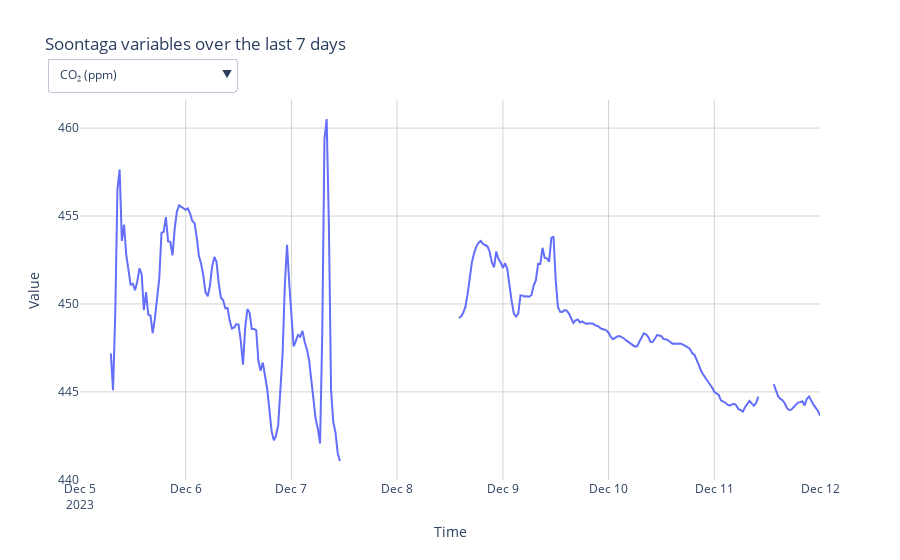

The notebook cell saved with this chart:
### Code cell
import pandas as pd
import plotly.graph_objects as go

df['date'] = df['date'].str.replace('-', ':')
df['date_time'] = df['date'] + ':' + df['time']
df['date_time'] = pd.to_datetime(df['date_time'], format='%Y:%m:%d:%H:%M:%S')
df = df.rename(columns={'date_time': 'TIMESTAMP'})

df['TIMESTAMP'] = pd.to_datetime(df['TIMESTAMP'])  # Ensure TIMESTAMP column is in datetime format

# Convert columns to numeric
df['co2_mixing_ratio'] = pd.to_numeric(df['co2_mixing_ratio'], errors='coerce')
df['h2o_mixing_ratio'] = pd.to_numeric(df['h2o_mixing_ratio'], errors='coerce')
df['H'] = pd.to_numeric(df['H'], errors='coerce')
df['LE'] = pd.to_numeric(df['LE'], errors='coerce')
df['ET'] = pd.to_numeric(df['ET'], errors='coerce')
df['wind_speed'] = pd.to_numeric(df['wind_speed'], errors='coerce')
df['u*'] = pd.to_numeric(df['u*'], errors='coerce')
df['co2_flux'] = pd.to_numeric(df['co2_flux'], errors='coerce')
df['co2_strg'] = pd.to_numeric(df['co2_strg'], errors='coerce')

# Create a list of variable names with custom labels
variable_names = {
    'co2_mixing_ratio': 'CO₂ (ppm)',
    'h2o_mixing_ratio': 'H₂O (mmol/mol)',
    'H': 'Sensible heat flux',
    'LE': 'Latent heat flux',
    'ET': 'Evapotranspiration',
    'wind_speed': 'Wind speed',
    'u*': 'Friction velocity',
    'co2_flux': 'Unfiltered CO₂ flux',
    'co2_strg': 'Tower-top CO₂ flux storage'
}


# Filter the dataframe to include only the last 7 days of measurements
last_date = df['TIMESTAMP'].max()
start_date = last_date - pd.DateOffset(days=7)
filtered_df = df[df['TIMESTAMP'] >= start_date]

# Create an initial figure with only CO2 Mixing Ratio
initial_variable = 'co2_mixing_ratio'
fig = go.Figure(go.Scatter(x=filtered_df['TIMESTAMP'], y=filtered_df[initial_variable], mode='lines', name=variable_names[initial_variable]))

# Add dropdown menu with custom labels
buttons = [dict(label=label, method="update", args=[{"y": [filtered_df[variable]]}]) for variable, label in variable_names.items()]

# Add an annotation to simulate the dropdown label in the title
fig.update_layout(
    updatemenus=[dict(type="dropdown", active=0, buttons=buttons, showactive=True, x=-0.045, xanchor='left', y=1.11, yanchor='top')],
    title_text="Soontaga variables over the last 7 days",
    xaxis_title="Time",
    yaxis_title="Value",
    paper_bgcolor='white',
    plot_bgcolor='white',
    xaxis=dict(showgrid=True, gridcolor='lightgrey'),
    yaxis=dict(showgrid=True, gridcolor='lightgrey') 
)

# Show the interactive plot
fig.show()

### Figure 1 — Plotly figure (JSON) as saved in the notebook; plotly's stock layout.template omitted (floating-point values rounded to 4 significant figures; data arrays with more than 128 entries replaced by an {"elided": "..."} marker saying what was removed)
{"data": [{"mode": "lines", "name": "CO₂ (ppm)", "type": "scatter", "x": {"elided": "337 str values"}, "y": {"elided": "337 float values"}}], "layout": {"paper_bgcolor": "white", "plot_bgcolor": "white", "title": {"text": "Soontaga variables over the last 7 days"}, "updatemenus": [{"active": 0, "buttons": [{"args": [{"y": {"elided": "1x337 float values"}}], "label": "CO₂ (ppm)", "method": "update"}, {"args": [{"y": {"elided": "1x337 float values"}}], "label": "H₂O (mmol/mol)", "method": "update"}, {"args": [{"y": {"elided": "1x337 float values"}}], "label": "Sensible heat flux", "method": "update"}, {"args": [{"y": {"elided": "1x337 float values"}}], "label": "Latent heat flux", "method": "update"}, {"args": [{"y": {"elided": "1x337 float values"}}], "label": "Evapotranspiration", "method": "update"}, {"args": [{"y": {"elided": "1x337 float values"}}], "label": "Wind speed", "method": "update"}, {"args": [{"y": {"elided": "1x337 float values"}}], "label": "Friction velocity", "method": "update"}, {"args": [{"y": {"elided": "1x337 float values"}}], "label": "Unfiltered CO₂ flux", "method": "update"}, {"args": [{"y": {"elided": "1x337 float values"}}], "label": "Tower-top CO₂ flux storage", "method": "update"}], "showactive": true, "type": "dropdown", "x": -0.045, "xanchor": "left", "y": 1.11, "yanchor": "top"}], "xaxis": {"gridcolor": "lightgrey", "showgrid": true, "title": {"text": "Time"}}, "yaxis": {"gridcolor": "lightgrey", "showgrid": true, "title": {"text": "Value"}}}}
